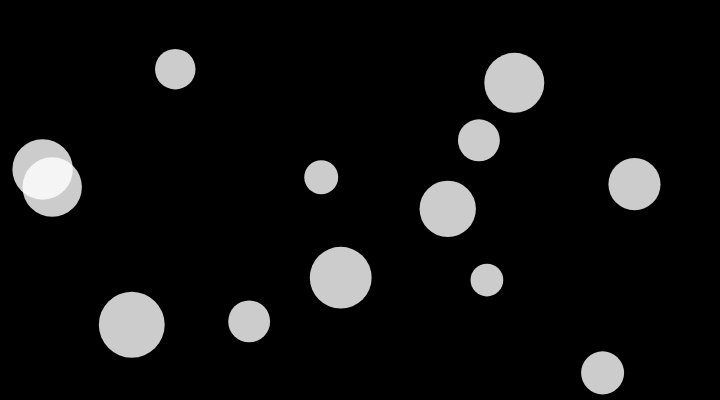
Frame 1 (no input)
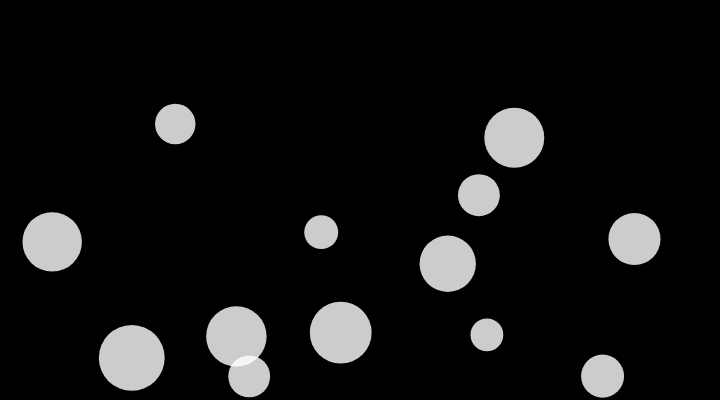
Frame 60 (no input)
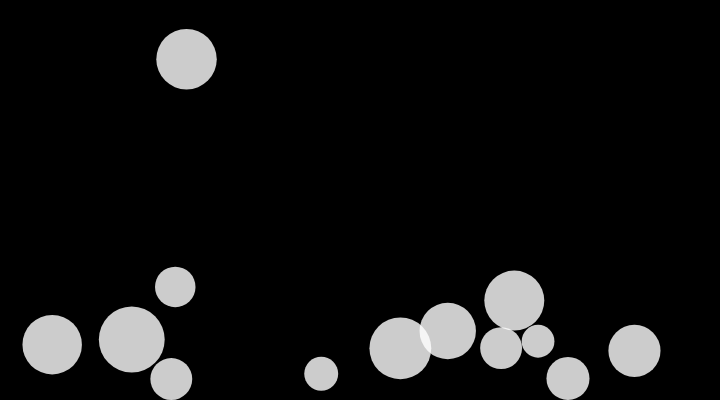
Frame 120 (the mouse pressed at the canvas centre since frame 60)

The p5.js sketch that drew these frames (run headless with seeded random() and noise() and a simulated clock; from frame 60 on, the mouse is pressed at the canvas centre):

// p5.js sketch
// ── sketch.js

var numBalls = 13;
var spring = 0.05;
var gravity = 0.03;
var friction = -0.9;
var balls = [];

function setup() {
  createCanvas(720, 400);
  for (var i = 0; i < numBalls; i++) {
    balls[i] = new Ball(
      random(width),
      random(height),
      random(30, 70),
      i,
      balls
    );
  }
  noStroke();
  fill(255, 204);
}

function draw() {
  background(0);
  balls.forEach(ball => {
    ball.collide();
    ball.move();
    ball.display();
  });
}

function Ball(xin, yin, din, idin, oin) {
  this.x = xin;
  this.y = yin;
  var vx = 0;
  var vy = 0;
  this.diameter = din;
  this.id = idin;
  this.others = oin;

  this.collide = function() {
    for (var i = this.id + 1; i < numBalls; i++) {
      // console.log(others[i]);
      var dx = this.others[i].x - this.x;
      var dy = this.others[i].y - this.y;
      var distance = sqrt(dx * dx + dy * dy);
      var minDist = this.others[i].diameter / 2 + this.diameter / 2;
      //   console.log(distance);
      //console.log(minDist);
      if (distance < minDist) {
        //console.log("2");
        var angle = atan2(dy, dx);
        var targetX = this.x + cos(angle) * minDist;
        var targetY = this.y + sin(angle) * minDist;
        var ax = (targetX - this.others[i].x) * spring;
        var ay = (targetY - this.others[i].y) * spring;
        vx -= ax;
        vy -= ay;
        this.others[i].vx += ax;
        this.others[i].vy += ay;
      }
    }
  };

  this.move = function() {
    vy += gravity;
    this.x += vx;
    this.y += vy;
    if (this.x + this.diameter / 2 > width) {
      this.x = width - this.diameter / 2;
      vx *= friction;
    } else if (this.x - this.diameter / 2 < 0) {
      this.x = this.diameter / 2;
      vx *= friction;
    }
    if (this.y + this.diameter / 2 > height) {
      this.y = height - this.diameter / 2;
      vy *= friction;
    } else if (this.y - this.diameter / 2 < 0) {
      this.y = this.diameter / 2;
      vy *= friction;
    }
  };

  this.display = function() {
    ellipse(this.x, this.y, this.diameter, this.diameter);
  };
}
